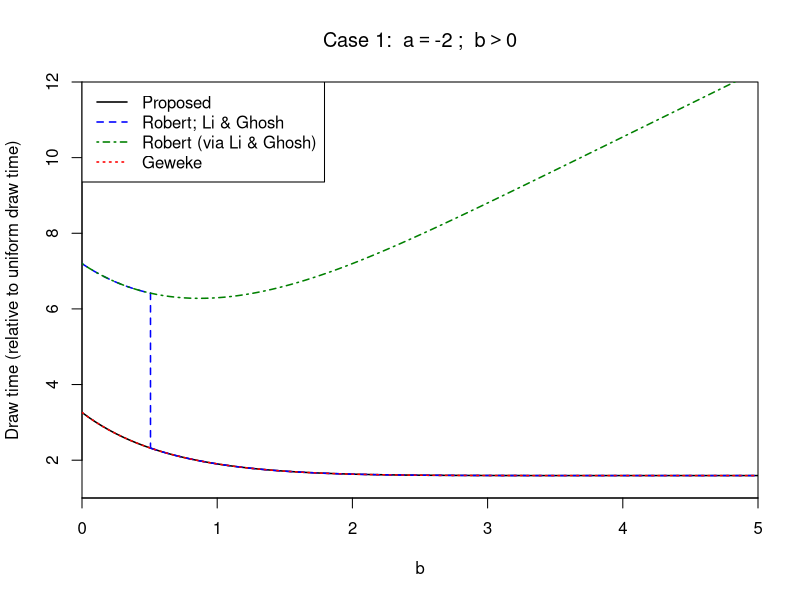
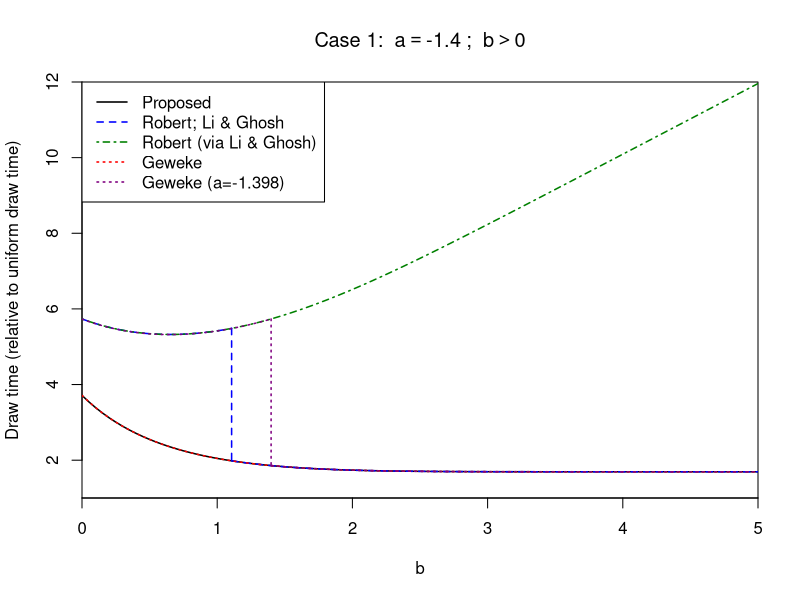
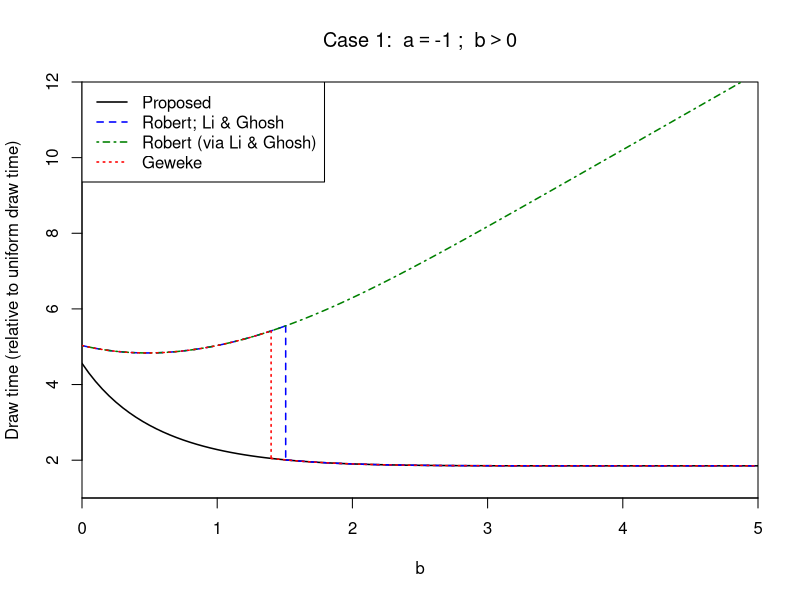
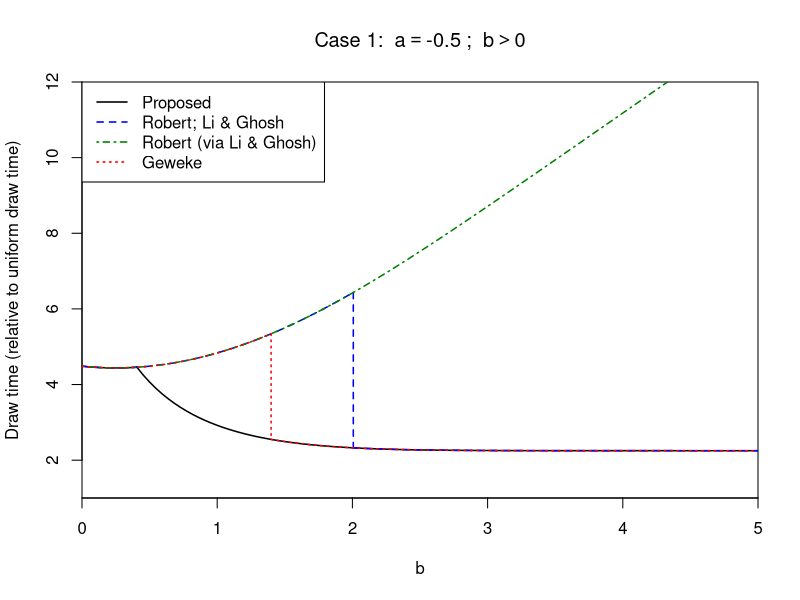
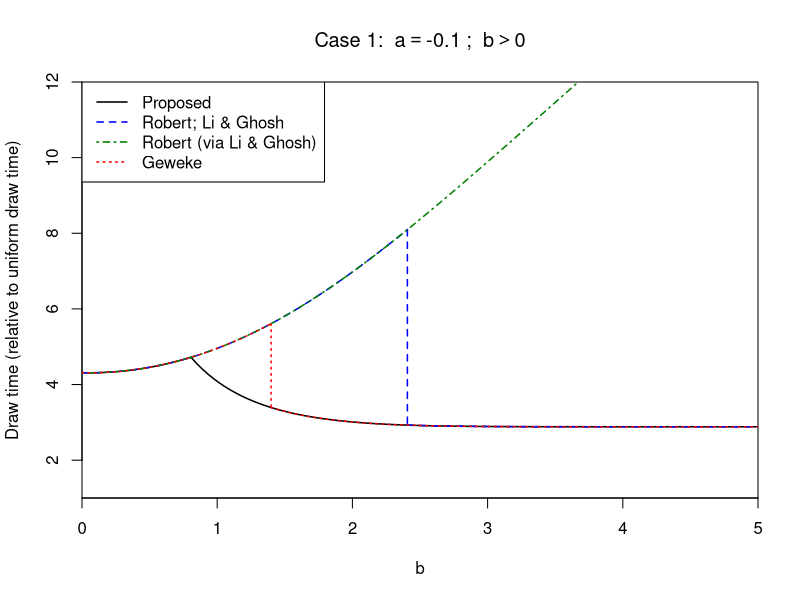
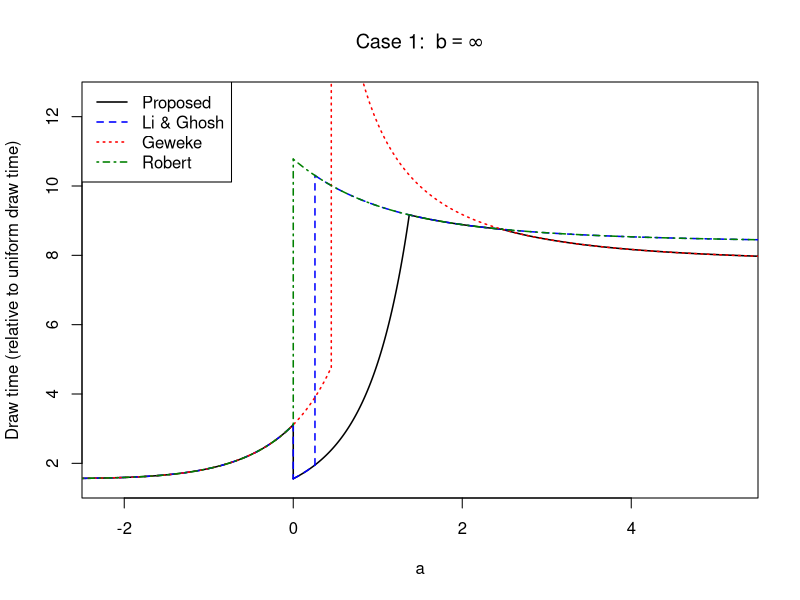
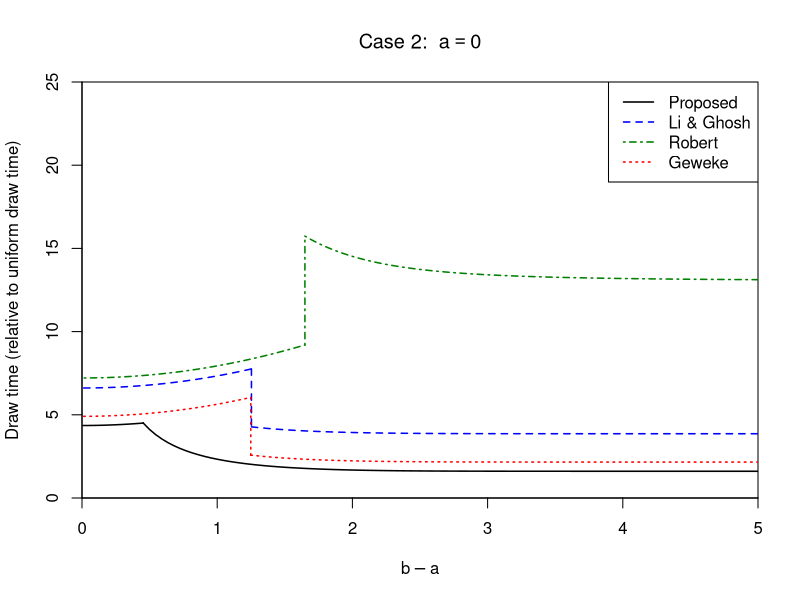
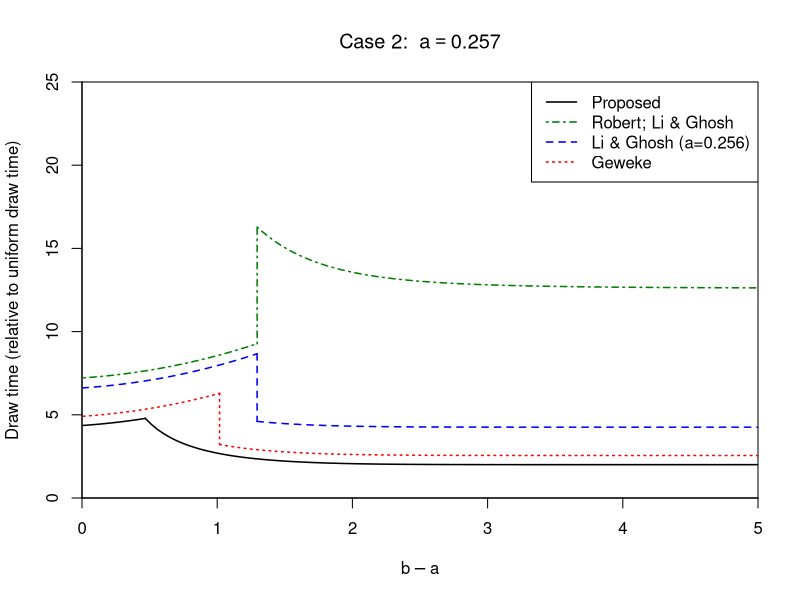

R code for these plots, in order:
rm(list=ls())

# Costs from draw-perf (for stl)
#c_N <- 39.7509; c_U <- 10.4649; c_Exp <- 40.6493; c_ex <- 17.3252; c_ex_T2 <- 0.3782; c_sqrt <- 4.5262; a0 <- 0.7252; a0s <- 2.6914; a1 <- 1.1384

# Costs from draw-perf (for boost)
c_N <- 11.6967; c_U <- 7.5142; c_Exp <- 33.2705; c_ex <- 17.3252; c_ex_T2 <- 0.3782; c_sqrt <- 4.5262; a0 <- 1.3728; a0s <- 2.4695; a1 <- 1.0248

# Costs from draw-perf (for gsl-zigg)
#c_N <- 11.2659; c_U <- 7.2304; c_Exp <- 24.3954; c_ex <- 17.3252; c_ex_T2 <- 0.3782; c_sqrt <- 4.5262; a0 <- 1.3076; a0s <- 2.2546; a1 <- 0.9260

# Costs from draw-perf (for gsl-rat)
#c_N <- 26.1169; c_U <- 7.2304; c_Exp <- 24.3954; c_ex <- 17.3252; c_ex_T2 <- 0.3782; c_sqrt <- 4.5262; a0 <- 0.7987; a0s <- 2.2546; a1 <- 0.9260

# Costs from draw-perf (for gsl-BoxM)
#c_N <- 54.3899; c_U <- 7.2304; c_Exp <- 24.3954; c_ex <- 17.3252; c_ex_T2 <- 0.3782; c_sqrt <- 4.5262; a0 <- 0.2263; a0s <- 2.2546; a1 <- 0.9260


# I could add timings for multiplications and additions, too, but when combined with other operations
# they often require no extra time.  For example, to compute:
#     0.5*(a + sqrt(a*a+4))
# appears (based on testing) to take exactly as long to compute as just sqrt(a), i.e. we
# are getting the other calculations essentially for free (at least on my Intel 2500K CPU),
# presumably because the CPU is able to perform the multiplications and additions using other
# execution units while the sqrt completes.  Even if this wasn't the case, however, they are
# extremely fast calculations relative to the above timings (around 19 times faster than c_sqrt).


c_NR <- c_HR <- c_N
c_UR <- 2*c_U + c_ex

# Drawing from a 1-sided exponential requires an exponential draw, a uniform draw, and
# an exponential calculation
c_ER1_draw <- c_Exp + c_U + c_ex
# Drawing from a 2-sided exponential is more complicated: we draw exponentials (and add a to them)
# until we get one less than b, THEN draw a uniform and calculate the exponential.  But the expected
# cost then depends on the likelihood of getting admissable Exp draws, i.e. it depends on the cdf
# of b-a, which also depends on the lambda parameter for the Exponential distribution being used.
Ec_ER2_draw <- function(b_less_a, lambda)
  c_Exp / pexp(b_less_a, lambda) + c_U + c_ex


# Enable this code to get all the ratios equal to 1, which should correspond to Li and Ghosh
if (F) {
  c_U <- 1
  c_NR <- 1
  c_HR <- 1
  c_UR <- 1
  c_ER1_draw <- 1
  c_ER2_draw <- function(...) 1
  c_ex <- 0
  c_ex_T2 <- 0
  c_sqrt <- 0
  a0 <- 0.2570
}

# Ratios (relative to U[a,b] draw time)
cr_NR <- c_NR / c_U
cr_HR <- c_HR / c_U
cr_UR <- c_UR / c_U
cr_ER1_draw <- c_ER1_draw / c_U
cr_ER2_draw <- function(...) Ec_ER2_draw(...) / c_U
cr_sqrt <- c_sqrt / c_U
cr_ex <- c_ex / c_U
cr_ex_T2 <- c_ex_T2 / c_U


# Functions we use (the constants are above)
b1_T2 <- function(a) a + c_HR / c_UR * sqrt(pi/2) * (
  # The optimal (ignoring costs) is exp(a^2/2) here (see b1_LG, below); use a 2nd-order
  # Taylor approximation instead.  The efficiency loss of doing so is less than the cost
  # of calculating the e^x.  There are further efficiency gains of a T3 or T4 approximation,
  # with different thresholds; but we just focus on T2 (at least for now).
  1 + a^2/2 + a^4/8 # T_2 approximation of e^x for x = a^2/2
)

# I'm calling this "full" but it isn't really complete: in particular, it performs the calculation
# as if the intermediate Exp draw is always admissable: but of course it isn't for two-sided
# truncation: when the draw is > b, we have to redraw.  The precise probability depends on both
# a and b, but is typically fairly high.
b2_full <- function(a) a + cr_ER1_draw/cr_UR * 2/(a + sqrt(a^2+4))*exp((a^2-a*sqrt(a^2+4))/4 + 1/2)
# For a > a1, it's more efficient to use 1/a instead of the messy calculation above; below
# a1, this can be less efficient.  What's a little bit interesting is that 1/a overestimates
# the true value, above (with this error descending to 0 as a increases), but in practice that
# ends up yielding a *better* threshold value, because the above underestimates the true value
# (by not taking into account the exected number of Exp draws required).
b2_simp <- function(a) a + cr_ER1_draw/cr_UR * 1/a

# Li and Ghosh constant/functions:
# a threshold for switching to exponential
a0_LG <- 0.2570
b1_LG <- function(a) a + sqrt(pi/2) * exp(a^2/2)
b2_LG <- function(a) a + 2/(a + sqrt(a^2+4))*exp((a^2-a*sqrt(a^2+4))/4 + 1/2)

# Geweke constants:
# phi(a), phi(b) thresholds for 0 \in [a,b] truncation: if either is less than this, prefer NR
t1_Gw <- 0.150
# phi(a)/phi(b) ratio below which we use UR
t2_Gw <- 2.18
# "a" value, when not using UR (according to t2_Gw), below which we use HR, above which, ER.
t3_Gw <- 0.725
# "a" threshold for switching to exponential (with simplified lambda), [a,inf) one-sided truncation
t4_Gw <- 0.45

# Translated Geweke constants:
# The a/b thresholds corresponding to t1_Gw:
b1_Gw <- sqrt(-2*log(sqrt(2*pi)*t1_Gw))
a1_Gw <- -b1_Gw
# Translate t2_Gw into a value of b (conditional on a):
b2_Gw <- function(a) sqrt(a^2 + 2*log(t2_Gw))

# Line width:
lwd <- 1.5
# Colours and line styles
col <- rgb(0,0,0,1) # Our line
lty <- 1 # Solid
col_LG <- rgb(0,0,1,1) # Li and Ghosh
lty_LG <- 2
col_Gw <- rgb(1,0,0,1) # Geweke
lty_Gw <- 3
col_Ro <- rgb(0,0.5,0,1) # Robert
lty_Ro <- 4

# When showing the same thing twice (e.g. for either-side-of-a-threshold cases), use this
# colour for the second one:
col_alt <- rgb(0.5,0,0.5,1)

# Shift the lines vertically by this amount for the older implementations to make them visible
# For precision, set this to F, for a less precise but easier to read graph, T
enable_vshift <- F
vshift_LG <- ifelse(enable_vshift, -0.05, 0)
vshift_Gw <- ifelse(enable_vshift,  0.05, 0)
vshift_Ro <- ifelse(enable_vshift, -0.10, 0)


lambda <- function(a) (a+sqrt(a*a+4))/2

# Acceptance probabilities as a function of a and b; returns NA if b <= a
p_NR <- function(a, b=Inf) ifelse(b <= a, NA, ifelse(b > -a, pnorm(a, low=F) - pnorm(b, low=F), pnorm(b) - pnorm(a)))

p_HR <- function(a, b=Inf) if (any(a < 0)) stop("p_HR error: a < 0") else 2*p_NR(a, b)

p_ER_lam <- function(a, lam, b) sqrt(2*pi)*lam*exp(lam*a - lam^2/2)*p_NR(a,b)
p_ER <- function(a, b=Inf) p_ER_lam(a, lambda(a), b)
# Geweke also proposed ER, but simplified the calculation by using lambda=a for
# the exponential (to avoid the sqrt); this lowers the acceptance rate, but also reduces
# computational complexity.  I also use this, but only above a pre-calculated threshold.
p_ER_s <- function(a, b=Inf) p_ER_lam(a, a, b)

p_UR <- function(a, b) sqrt(2*pi) / (b-a) * p_NR(a, b) * ifelse(a > 0, exp(a^2/2), 1)

# Adds piecewise functions to the current plot.
#
# funcs - a vector of functions
# jumps - a vector of x values where the function jumps; must be 1 shorter than funcs
# vshift - if non-zero (0 = default), a vertical adjustment to apply to the function (for visual distinguishing)
# ... - extra things to pass to curve (e.g. col and/or lty)
#
# funcs[1] is drawn from the current left xlim to change[1], funcs[2] from change[1] to change[2],
# ..., funcs[n] from change[n-1] to right xlim.  Functions with any change intervals outside the current
# graph x limits are skipped; for example, if the graph xlim is c(0,1) and change=c(-0.5) then funcs[1]
# is skipped and funcs[2] is plotted without any limits.
curve_piecewise <- function(funcs, jumps=c(), vshift=0, ...) {
  bounds <- par("usr")
  left_bound <- bounds[1]
  right_bound <- bounds[2]
  if (length(funcs) != 1 + length(jumps)) stop("curve_piecewise error: #funcs != 1+#jumps")
  for (i in 1:length(funcs)) {
    from <- ifelse(i == 1, left_bound, jumps[i-1])
    to <- ifelse(i == length(funcs), right_bound, jumps[i])
    if ((to <= left_bound) # upper bound is off the left
        ||
        (from >= right_bound) # Lower bound is off the right
    ) next
    if (from < left_bound) from <- left_bound
    if (to > right_bound) to <- right_bound

    curve(funcs[[i]](x) + vshift, add=T, from=from, to=to, lwd=lwd, ...)
    if (i > 1 && jumps[i-1] >= from && jumps[i-1] <= to)
      lines(c(jumps[i-1], jumps[i-1]), vshift + c(funcs[[i-1]](jumps[i-1]), funcs[[i]](jumps[i-1])), lwd=lwd, ...)
  }
}








# Case 1: a < 0 < b; a and b finite

# Produce a plot for various values of a
for (casea in c(-2, -1.4, -1, -0.5, -0.1)) {
  plot(1, type="n", xlab=expression(b), ylab="Draw time (relative to uniform draw time)",
       xlim=c(0, 5), ylim=c(1,12), xaxs="i", yaxs="i",
       main=bquote("Case 1: " ~ a == .(casea) ~ "; " ~ b > 0)
       )

  legend_items <- c("Proposed", "Robert; Li & Ghosh", "Robert (via Li & Ghosh)", "Geweke")
  legend_cols <- c(col,col_LG,col_Ro,col_Gw)
  legend_ltys <- c(lty,lty_LG,lty_Ro,lty_Gw)
  if (casea == -1.4) {
    # Geweke threshold case
    legend_items[length(legend_items)+1] <- "Geweke (a=-1.398)"
    legend_cols[length(legend_cols)+1] <- col_alt
    legend_ltys[length(legend_ltys)+1] <- lty_Gw
  }
  legend("topleft", legend=legend_items, col=legend_cols, lty=legend_ltys, lwd=lwd)

  # Ours:
  # Uniform rejection for b < a + sqrt(2pi)*c_NR/c_UR, Normal rejection after that
  curve_piecewise(
    c(function(b) cr_UR / p_UR(casea,b),
      function(b) cr_NR / p_NR(casea,b)
    ),
    c(casea + sqrt(2*pi)*c_NR/c_UR), col=col, lty=lty
  )

  # Robert: Uniform rejection for b - a < sqrt(2pi).
  # Li and Ghosh is identical, but claim Robert's result as their own, apparently
  # missing the part where Robert says this is more efficientonly for b - a < sqrt(2pi).
  curve_piecewise(
    c(function(b) cr_UR / p_UR(casea,b),
      function(b) cr_NR / p_NR(casea,b)
    ),
    c(casea + sqrt(2*pi)),
    col=col_LG, lty=lty_LG, vshift=vshift_LG
  )

  # Robert, as claimed by Li and Ghosh:
  curve_piecewise(
    c(function(b) cr_UR / p_UR(casea,b)),
    col=col_Ro, lty=lty_Ro, vshift=vshift_Ro
  )

  # Geweke:
  # Normal if phi(a) <= t1_Gw or phi(b) <= t1_Gw
  # Or, equivalently, a <= a1_Gw or b >= b1_Gw
  curve_piecewise(
    c(function(b) cr_UR / p_UR(casea,b),
      function(b) cr_NR / p_NR(casea,b)
    ),
    c(ifelse(casea <= a1_Gw, -1e10, b1_Gw)),
    col=col_Gw, lty=lty_Gw, vshift=vshift_Gw
  )

  # For the Geweke near-threshold case (-1.4), add a plot for -1.398, which is on
  # the other side of the threshold from -1.4
  if (casea == -1.4)
    curve_piecewise(
      c(function(b) cr_UR / p_UR(-1.398,b),
        function(b) cr_NR / p_NR(-1.398,b)
      ),
      c(b1_Gw),
      vshift=vshift_Gw, col=col_alt, lty=lty_Gw
    )
}












# Case 2, in the special case 0 <= a, b = infinity
# We plot a values for this (fixed) b

plot(1, type="n", xlab=expression(a), ylab="Draw time (relative to uniform draw time)",
     xlim=c(-2.5, 5.5), ylim=c(1,13), xaxs="i", yaxs="i",
     main=expression("Case 1: " ~ b == infinity))

legend("topleft", legend=c("Proposed", "Li & Ghosh", "Geweke", "Robert"),
       col=c(col,col_LG,col_Gw,col_Ro), lty=c(lty,lty_LG,lty_Gw,lty_Ro), lwd=lwd
       )


# Ours:
# Normal rejection for a < 0; then half-normal until a0, then exponential until a0s, then
# simplified exponential
curve_piecewise(
  c(
    function(a) cr_NR / p_NR(a),
    function(a) cr_HR / p_HR(a),
    function(a) cr_sqrt + cr_ER1_draw / p_ER(a),
    function(a) cr_ER1_draw / p_ER_s(a)
  ),
  c(0, a0, a0s),
  col=col, lty=lty
)

# Li and Ghosh
# Normal for a < 0; then half-normal until a0_LG, then exponential:
curve_piecewise(
  c(
    function(a) cr_NR / p_NR(a),
    function(a) cr_HR / p_HR(a),
    function(a) cr_sqrt + cr_ER1_draw / p_ER(a)
  ),
  c(0, a0_LG),
  vshift=vshift_LG, col=col_LG, lty=lty_LG
)

# Geweke:
# Normal for a <= t4_Gw; then simplified exponential:
curve_piecewise(
  c(
    function(a) cr_NR / p_NR(a),
    function(a) cr_ER1_draw / p_ER_s(a)
  ),
  c(t4_Gw),
  vshift=vshift_Gw, col=col_Gw, lty=lty_Gw
)

# Robert:
# Normal for a <= 0, exponential after that:
curve_piecewise(
  c(
    function(a) cr_NR / p_NR(a),
    # FIXME: does Robert require the sqrt?  Check it.
    function(a) cr_sqrt + cr_ER1_draw / p_ER(a)
  ),
  c(0),
  vshift=vshift_Ro, col=col_Ro, lty=lty_Ro
)




# Case 2, 0 <= a < b < infinity; plot b for various a
for (casea in c(0, a0_LG, 0.5, t3_Gw, 1, 1.1, 1.25, 1.5, 2, 5, 10)) {
  plot(1, type="n", xlab=expression(b-a), ylab="Draw time (relative to uniform draw time)",
       xlim=c(0, 5), # These are b-a values
       ylim=c(0,25),
       xaxs="i", yaxs="i",
       main=bquote("Case 2: " ~ a == .(casea)))

  if (casea < a0_LG)
    legend("topright", legend=c("Proposed", "Li & Ghosh", "Robert", "Geweke"),
           col=c(col,col_LG,col_Ro,col_Gw), lty=c(lty,lty_LG,lty_Ro,lty_Gw), lwd=lwd)
  else if (casea == a0_LG)
    legend("topright", legend=c("Proposed", "Robert; Li & Ghosh", "Li & Ghosh (a=0.256)", "Geweke"),
           col=c(col,col_Ro,col_LG,col_Gw), lty=c(lty,lty_Ro,lty_LG,lty_Gw), lwd=lwd)
  else if (casea == t3_Gw)
    legend("topright", legend=c("Proposed", "Robert; Li & Ghosh", "Geweke (a=0.725)", "Geweke (a=0.724)"),
           col=c(col,col_Ro,col_Gw,col_alt), lty=c(lty,lty_Ro,lty_Gw,lty_Gw), lwd=lwd)
  else
    legend("topright", legend=c("Proposed", "Robert; Li & Ghosh", "Geweke"),
           col=c(col,col_Ro,col_Gw), lty=c(lty,lty_Ro,lty_Gw), lwd=lwd)

  # Precalculate this (used in mine, L&G, and Robert):
  lam_a <- lambda(casea)

  # Ours:
  # If a < a0:
  #   if b < b1_T2(a): UR
  #   else: HR
  # else:
  #   if a < a1 and b < b2(a): UR
  #   if a >= a1 and b < b2_s(a): UR
  #   else: ER
  # But note that a < a1 may be trivally satisfied by the computation costs, in which case
  # it doesn't even need to be evaluated (i.e. it can be eliminated at compile time).
  if (casea <= a0) {
    myfuncs <- c(
      function(bma) cr_ex_T2 + cr_UR / p_UR(casea,bma+casea),
      function(bma) cr_ex_T2 + cr_HR / p_HR(casea,bma+casea)
    )
    mychange <- c(b1_T2(casea)-casea)
  }
  else if (casea >= a1) {
    myfuncs <- c(
      function(bma) cr_UR / p_UR(casea, bma+casea),
      # FIXME: I think I can do better than this
      function(bma) cr_sqrt + cr_ER2_draw(bma, lam_a) / p_ER(casea, bma+casea)
    )
    mychange <- c(b2_simp(casea)-casea)
  }
  else {
    myfuncs <- c(
      function(bma) cr_ex + cr_sqrt + cr_UR / p_UR(casea, bma+casea),
      function(bma) cr_ex + cr_sqrt + cr_ER2_draw(bma, lam_a) / p_ER(casea, bma+casea)
    )
    mychange <- c(b2_full(casea)-casea)
  }
  curve_piecewise(myfuncs, mychange, col=col, lty=lty)

  # Li & Ghosh:
  # a < a0:
  #   b <= b1(a): UR
  #   else: HR
  # else:
  #   b <= b2(a): UR
  #   else: ER

  if (casea < a0_LG) {
    curve_piecewise(
      c(
        function(bma) cr_ex + cr_UR / p_UR(casea, bma+casea),
        function(bma) cr_ex + cr_HR / p_HR(casea, bma+casea)
      ),
      c(b1_LG(casea)-casea),
      vshift=vshift_LG, col=col_LG, lty=lty_LG
    )
  }
  # For the threshold case (a0_LG), add a plot for a=0.256
  else if (casea == a0_LG) {
    curve_piecewise(
      c(
        function(bma) cr_ex + cr_UR / p_UR(0.256, bma+casea),
        function(bma) cr_ex + cr_HR / p_HR(0.256, bma+casea)
      ),
      c(sqrt(pi/2)*exp(0.256^2/2)),
      vshift=vshift_LG, col=col_LG, lty=lty_LG
    )
  }
  # Otherwise, for a > a0_LG, this is just Robert.

  # Robert: Identical to Li and Ghosh a >= a0 case (but for all a >= 0), i.e. always
  # use either UR (for b <= b2(a)) or ER (b > b2(a)).  We also always need to calculate
  # one e^x and one sqrt just to decide which to do (but can save the sqrt for the ER)
  curve_piecewise(
    c(
      function(bma) cr_sqrt + cr_ex + cr_UR / p_UR(casea, bma+casea),
      function(bma) cr_sqrt + cr_ex + cr_ER2_draw(bma, lam_a) / p_ER(casea, bma+casea)
    ),
    c(b2_LG(casea) - casea),
    vshift=vshift_Ro, col=col_Ro, lty=lty_Ro
  )


  # Geweke: if phi(a)/phi(b) <= t2_Gw: UR
  # else:
  #   if a < t3_Gw: HR
  #   else: ER (simplified)
  #
  # The first condition simplifies to exp((b^2-a^2)/2) <= t2, which rearranges to:
  # b <= sqrt(a^2 + 2 ln(t2)).  Since the ln(t2) is a constant, it can be computed
  # at compilation time, so evaluating this requires a sqrt (but not an exp).
  if (casea < t3_Gw)
    rightfunc <- function(bma) cr_sqrt + cr_HR / p_HR(casea, bma+casea)
  else
    rightfunc <- function(bma) cr_sqrt + cr_ER2_draw(bma,casea) / p_ER_s(casea, bma+casea)

  curve_piecewise(
    c(
      function(bma) cr_sqrt + cr_UR / p_UR(casea, bma+casea),
      rightfunc
    ),
    c(b2_Gw(casea)-casea),
    vshift=vshift_Gw, col=col_Gw, lty=lty_Gw
  )

  # For the threshold case (t3_Gw), add a plot for a=0.724
  if (casea == t3_Gw) {
    curve_piecewise(
      c(
        function(bma) cr_sqrt + cr_UR / p_UR(casea, bma+casea),
        function(bma) cr_sqrt + cr_HR / p_HR(0.724, bma+casea)
      ),
      c(b2_Gw(0.724)-casea),
      vshift=vshift_Gw, col=col_alt, lty=lty_Gw
    )
  }
}

# Half-normal rejection for 0 <= a <= a0
#curve(cr_HR / p_HR(x), col="black", add=T, from=0, to=a0)
#curve(cr_HR / p_HR(x), col=rgb(0,0,1,0.5), add=T, from=a0, lty=2)


# Exponential rejection for a > a0
#curve(cr_ER / p_ER(x),
#      col=rgb(0,0.5,0,1), add=T, from=a0)
#curve(cr_ER / p_ER(x),
#      col=rgb(0,0.5,0,0.5), add=T, from=0, to=a0, lty=2)

# Add a line at Li and Ghosh's a0 and Geweke's a0 to show the inefficiency
#abline(v=a0_LG, lty=2)
#abline(v=a0_LG, lty=2)
